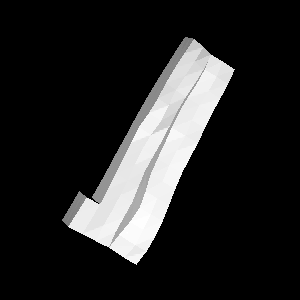

This figure's Python source:
#!/usr/bin/env python

# Convert an unstructured grid to an explicit structured grid using
# vtkUnstructuredGridToExplicitStructuredGrid.

import os

# Factory overrides
import vtkmodules.vtkInteractionStyle  # noqa: F401
import vtkmodules.vtkRenderingOpenGL2  # noqa: F401

from vtkmodules.vtkFiltersCore import vtkUnstructuredGridToExplicitStructuredGrid
from vtkmodules.vtkIOXML import vtkXMLUnstructuredGridReader
from vtkmodules.vtkRenderingCore import (
    vtkActor,
    vtkDataSetMapper,
    vtkRenderWindow,
    vtkRenderWindowInteractor,
    vtkRenderer,
)

# Data directory
data_dir = os.environ.get("VPE_DATA_DIR", os.path.dirname(os.path.abspath(__file__)))

# Read the unstructured grid
reader = vtkXMLUnstructuredGridReader()
reader.SetFileName(os.path.join(data_dir, "explicitStructuredGrid.vtu"))
reader.Update()

# Convert to explicit structured grid
esg_convertor = vtkUnstructuredGridToExplicitStructuredGrid()
esg_convertor.SetInputConnection(reader.GetOutputPort())
esg_convertor.SetWholeExtent(0, 5, 0, 13, 0, 3)
esg_convertor.SetInputArrayToProcess(0, 0, 0, 1, "BLOCK_I")
esg_convertor.SetInputArrayToProcess(1, 0, 0, 1, "BLOCK_J")
esg_convertor.SetInputArrayToProcess(2, 0, 0, 1, "BLOCK_K")
esg_convertor.Update()

mapper = vtkDataSetMapper()
mapper.SetInputConnection(esg_convertor.GetOutputPort())

actor = vtkActor()
actor.SetMapper(mapper)

# Renderer
renderer = vtkRenderer()
renderer.AddActor(actor)

# Window
render_window = vtkRenderWindow()
render_window.AddRenderer(renderer)
render_window.SetSize(300, 300)
render_window.SetWindowName("unstructuredgrid to explicit structuredgrid")

# Scene
renderer.ResetCamera()

# Interactor
interactor = vtkRenderWindowInteractor()
interactor.SetRenderWindow(render_window)

interactor.Initialize()
interactor.Start()
